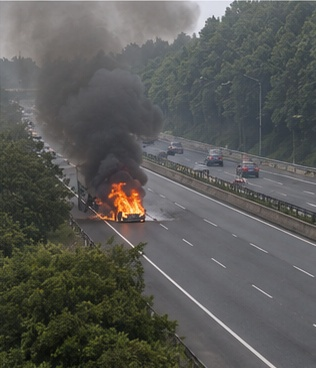
#> input picture imgs/P01_fire_smoke.jpg, 316 x 368 px; its folder holds 8 pictures in this run
$ python prepare_v2_acceptance_media.py
#> lines starting #> are read from the running program, lines starting #| are printed output that depends on the picture
from __future__ import annotations

import hashlib
import json
from pathlib import Path

import cv2
import numpy as np


ROOT = Path(__file__).resolve().parents[1]
IMAGES = ROOT / "imgs"
GENERATED = ROOT / "data" / "acceptance_media" / "generated"
OUTPUT = ROOT / "data" / "acceptance_media" / "v2"
MANIFEST = ROOT / "data" / "acceptance_media" / "manifest_v2.json"


def _read(path: Path) -> np.ndarray:
    image = cv2.imread(str(path))
#> image is the input picture: shape (368, 316, 3); mean B, G, R 86.9, 89.8, 89.6
    if image is None:
        raise ValueError(f"cannot read image: {path}")
    return image


def _fit(image: np.ndarray, size: tuple[int, int]) -> np.ndarray:
#> called with size = (960, 720)
    width, height = size
#> width = 960; height = 720
    h, w = image.shape[:2]
#> h = 368; w = 316
    scale = min(width / w, height / h)
#> scale = 1.96
    resized = cv2.resize(
        image,
        (max(1, round(w * scale)), max(1, round(h * scale))),
        interpolation=cv2.INTER_AREA if scale < 1 else cv2.INTER_CUBIC,
    )
    canvas = np.zeros((height, width, 3), dtype=np.uint8)
    canvas[:] = (18, 18, 18)
    top = (height - resized.shape[0]) // 2
#> top = 0
    left = (width - resized.shape[1]) // 2
#> left = 171
    canvas[top : top + resized.shape[0], left : left + resized.shape[1]] = resized
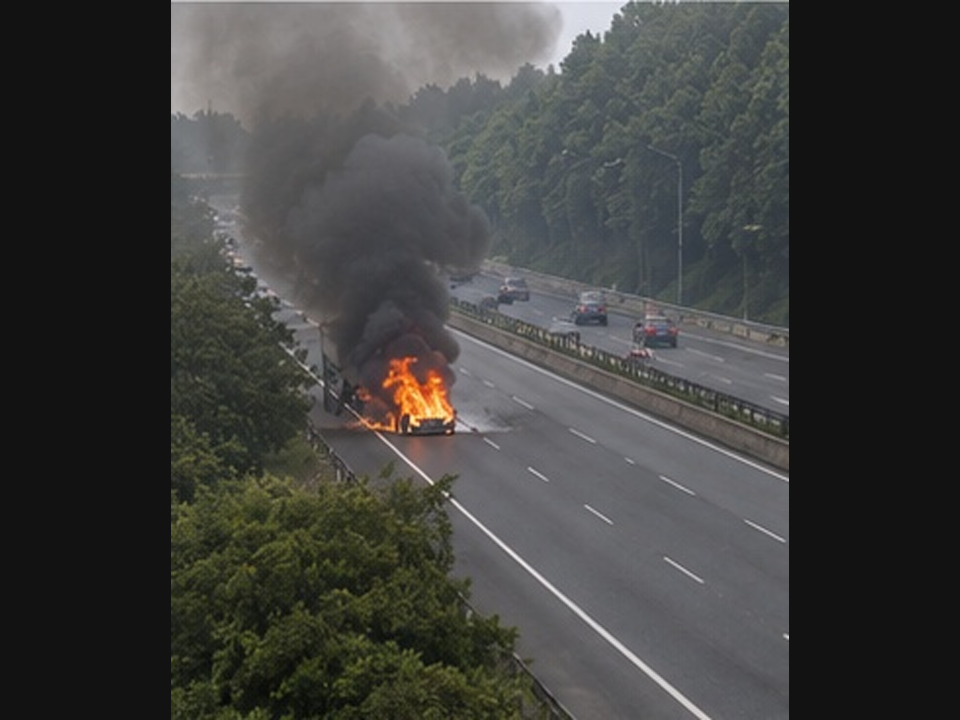
#> canvas: shape (720, 960, 3); mean B, G, R 62.4, 64.2, 64.1
    return canvas


def _write_video(path: Path, frames: list[np.ndarray], fps: float = 2.0) -> None:
    if not frames:
        raise ValueError(f"no frames for {path}")
    height, width = frames[0].shape[:2]
    writer = cv2.VideoWriter(
        str(path), cv2.VideoWriter_fourcc(*"mp4v"), fps, (width, height)
    )
    if not writer.isOpened():
        raise ValueError(f"cannot create video: {path}")
    for frame in frames:
        if frame.shape[:2] != (height, width):
            raise ValueError(f"frame size changed in {path}")
        writer.write(frame)
    writer.release()


def _subtle_motion_frames(image: np.ndarray, count: int = 5) -> list[np.ndarray]:
#> called with count = 5
    height, width = image.shape[:2]
#> height = 720; width = 960
    frames = []
    for index in range(count):
        scale = 1.0 + index * 0.003
        matrix = cv2.getRotationMatrix2D((width / 2, height / 2), 0.0, scale)
        matrix[0, 2] += index * 0.25
        matrix[1, 2] -= index * 0.15
        frame = cv2.warpAffine(
            image,
            matrix,
            (width, height),
            flags=cv2.INTER_LINEAR,
            borderMode=cv2.BORDER_REPLICATE,
        )
        frames.append(cv2.convertScaleAbs(frame, alpha=1.0, beta=(index % 3) - 1))
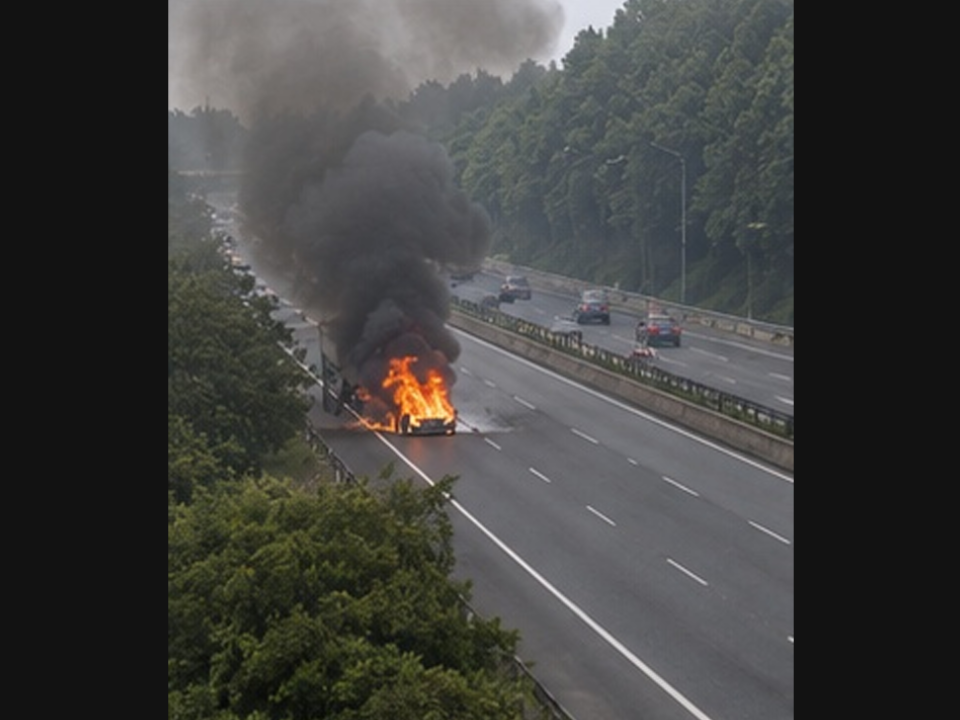
#> frame: shape (720, 960, 3); mean B, G, R 62.7, 64.6, 64.4
#> after the loop, frames = 5 items
    return frames


# [45 lines left out: functions _pan_frames, _brightness_frames, _wrong_way_frames, not called in this run]


def _hold_frames(image: np.ndarray, count: int = 5) -> list[np.ndarray]:
    return [image.copy() for _ in range(count)]


# [35 lines left out: functions _fall_frames, _fall_recovery_frames, _sha256, _video_metadata, not called in this run]


def main() -> None:
    OUTPUT.mkdir(parents=True, exist_ok=True)

    frame_level_sources = {
        "P01": IMAGES / "P01_fire_smoke.jpg",
        "P02": IMAGES / "P02_traffic_accident.jpg",
        "P03": IMAGES / "P03_special_vehicles.jpg",
        "P08": IMAGES / "P08_road_debris.jpg",
        "P09": ROOT / "data" / "acceptance_media" / "ppe_one_without_helmet.png",
        "P10": IMAGES / "P10_no_safety_rope.jpg",
        "P11": IMAGES / "P11.png",
        "P13": IMAGES / "P13.png",
    }
    generated_videos: list[tuple[Path, str, str]] = []
    for preset_id, source in frame_level_sources.items():
        image = _fit(_read(source), (960, 720))
        target = OUTPUT / f"{preset_id}_positive.mp4"
        _write_video(target, _subtle_motion_frames(image), fps=2.0)
#> in _write_video, `height, width = frames[0].shape[:2]`: height = 720; width = 960
#> the loop in _write_video, `for frame in frames:` made 5 passes
        generated_videos.append(
            (target, "derived_from_project_image", str(source.resolve()))
        )
#> pass 2 of the loop in main, `for preset_id, source in frame_level_sources.items():`:
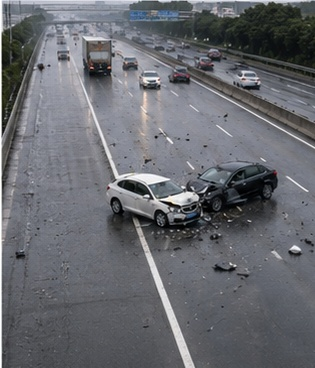
#> input picture imgs/P02_traffic_accident.jpg, 315 x 368 px
#> in _read, image is the input picture: shape (368, 315, 3); mean B, G, R 111, 105.6, 103.8
#> resized: shape (720, 616, 3)
#> left = 172
#> in _fit (call 2), `canvas[top : top + resized.shape[0], left : left + resized.shape[1]] =..`:
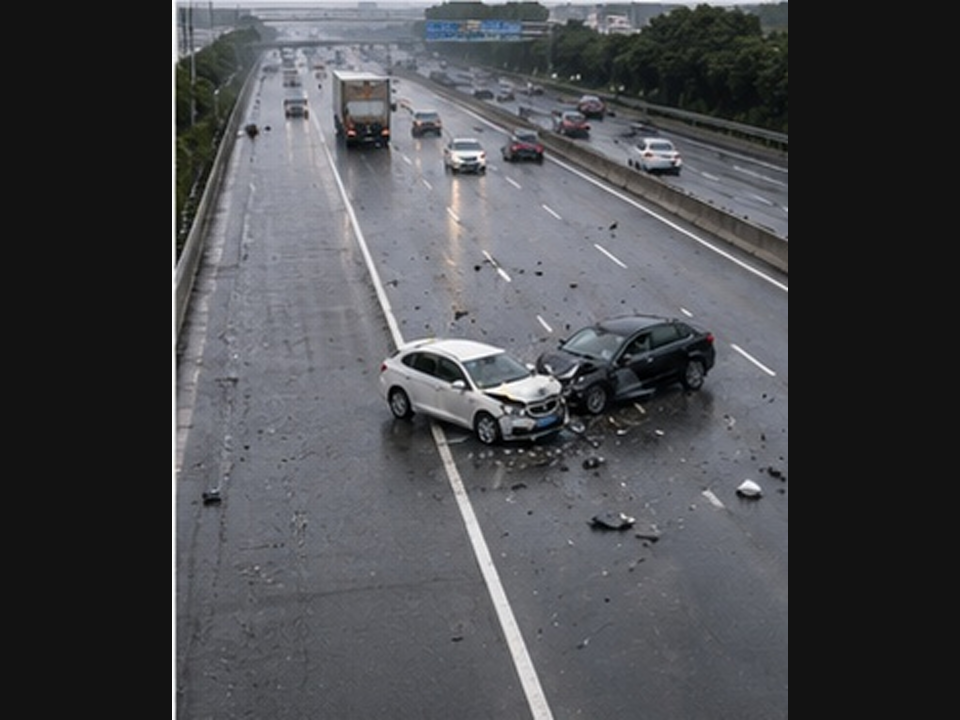
#> canvas: shape (720, 960, 3); mean B, G, R 77.7, 74.2, 73
#> the loop in _subtle_motion_frames (call 2), `for index in range(count):` made 5 passes
#> after the loop in _subtle_motion_frames (call 2), `for index in range(count):`:
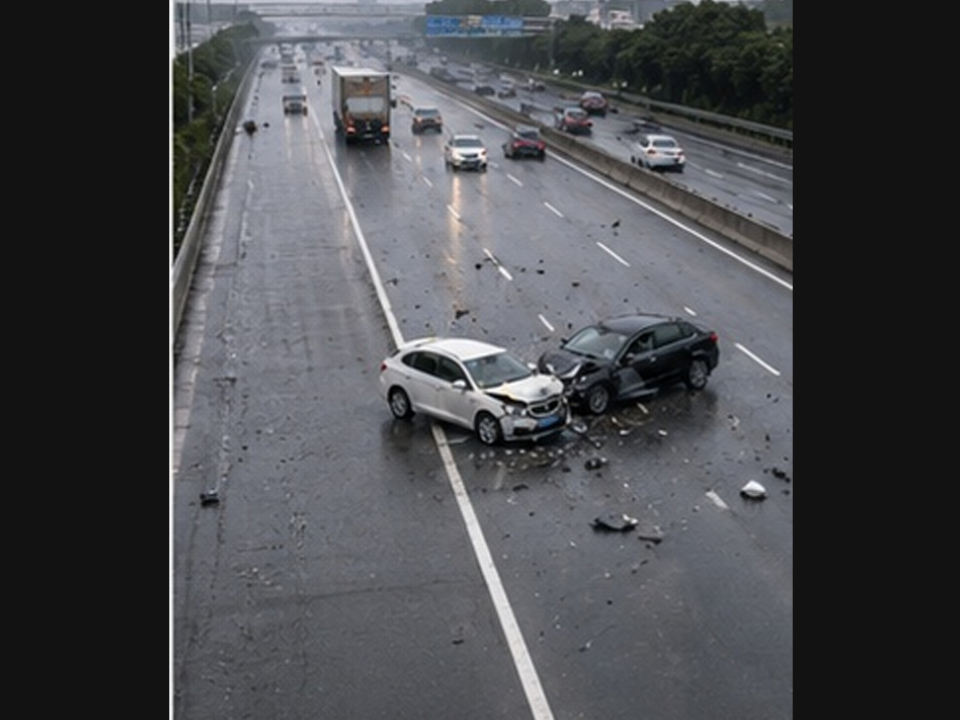
#> frame: shape (720, 960, 3); mean B, G, R 78.1, 74.6, 73.4
#> the loop in _write_video (call 2), `for frame in frames:` made 5 passes
#> pass 3 of the loop in main, `for preset_id, source in frame_level_sources.items():`:
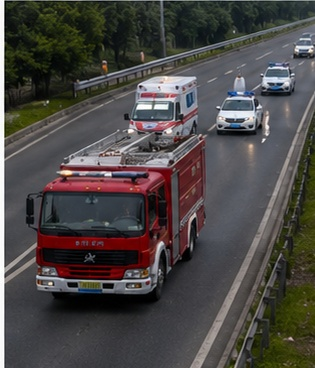
#> input picture imgs/P03_special_vehicles.jpg, 315 x 368 px
#> in _read, image is the input picture: shape (368, 315, 3); mean B, G, R 69.1, 71.1, 75
#> in _fit (call 3), `canvas[top : top + resized.shape[0], left : left + resized.shape[1]] =..`:
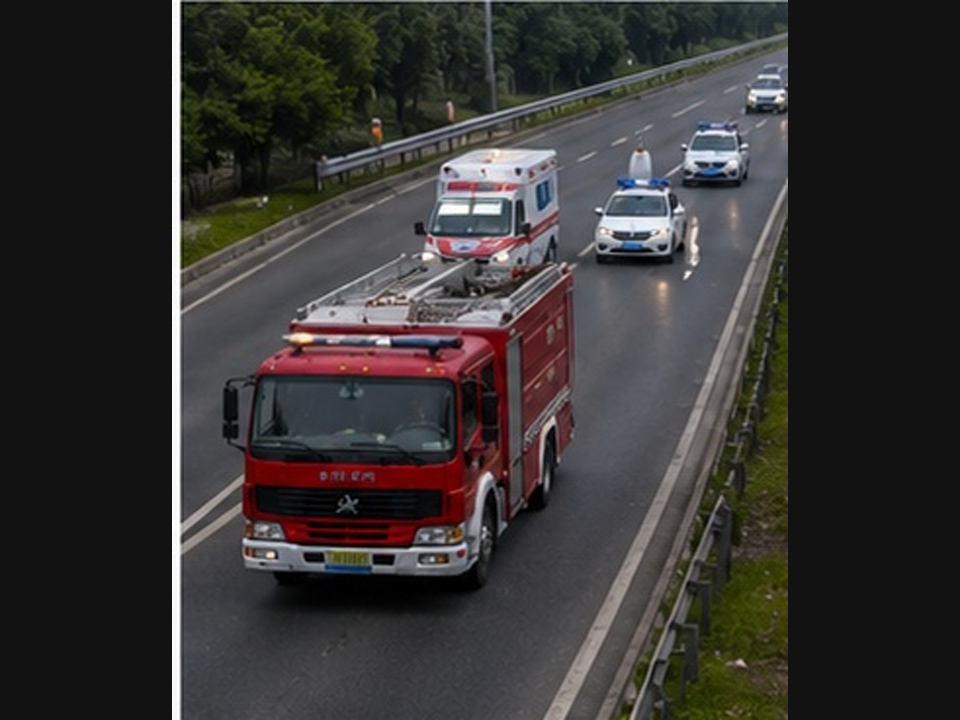
#> canvas: shape (720, 960, 3); mean B, G, R 50.8, 52.1, 54.6
#> the loop in _subtle_motion_frames (call 3), `for index in range(count):` made 5 passes
#> after the loop in _subtle_motion_frames (call 3), `for index in range(count):`:
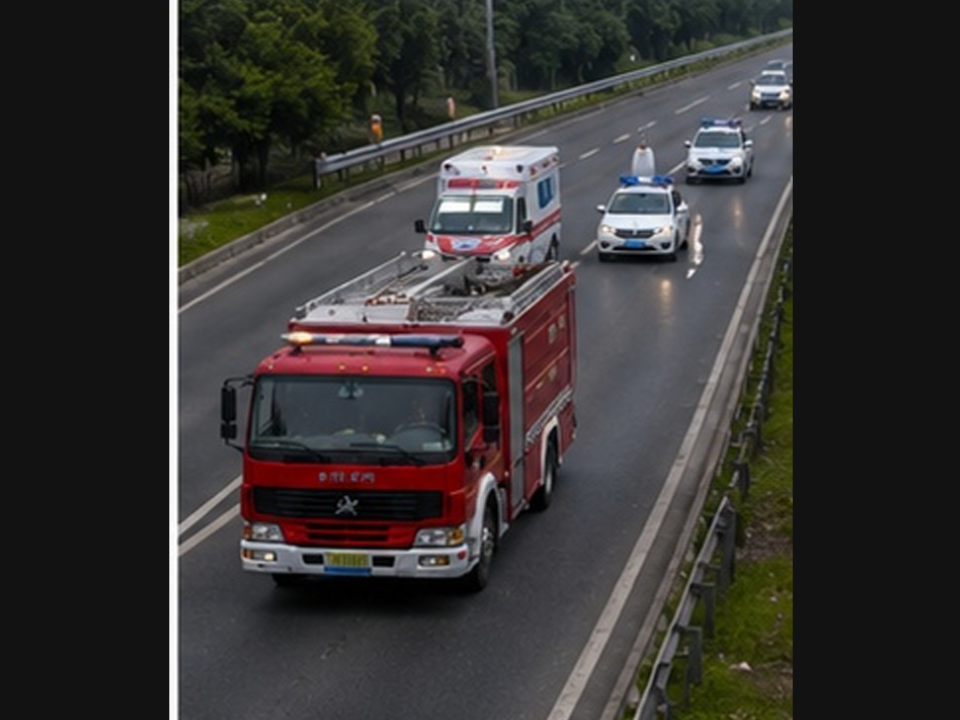
#> frame: shape (720, 960, 3); mean B, G, R 51.2, 52.5, 55.1
#> the loop made 4 passes; the first 3 are shown

    hold_sources = {
        "P04_confusion_few_stationary": IMAGES / "P07_illegal_parking.jpg",
        "P06_negative": GENERATED / "P06_person_outside_lane.png",
        "P07_confusion_vehicle_outside_roi": IMAGES / "P06_highway_person_dwell.jpg",
        "P09_negative": Path(r"C:\yhe_user\detection_project\ultralytics\03.png"),
        "P09_confusion_helmet_in_hand": GENERATED / "P09_helmet_in_hand_not_worn.png",
        "P10_negative": GENERATED / "P10_harness_connected.png",
        "P10_confusion_unconnected": GENERATED / "P10_harness_unconnected.png",
        "P11_negative": GENERATED / "P11_clean_service_area.png",
        "P13_negative": GENERATED / "P13_intact_bridge_with_joints.png",
    }
    for name, source in hold_sources.items():
        image = _fit(_read(source), (960, 720))
        target = OUTPUT / f"{name}.mp4"
        _write_video(target, _hold_frames(image), fps=2.0)
        generated_videos.append((target, "controlled_hold_sequence", str(source.resolve())))

    low_speed_source = IMAGES / "P04_highway_congestion.jpg"
    low_speed_target = OUTPUT / "P04_positive.mp4"
    _write_video(
        low_speed_target,
        _pan_frames(_fit(_read(low_speed_source), (960, 720)), count=7, dx_per_frame=1.0),
        fps=2.0,
    )
    generated_videos.append(
        (low_speed_target, "controlled_low_speed_motion", str(low_speed_source.resolve()))
    )

    wrong_way_source = IMAGES / "P05_highway_wrong_way.jpg"
    wrong_way_target = OUTPUT / "P05_positive_short.mp4"
    _write_video(
        wrong_way_target,
        _wrong_way_frames(_fit(_read(wrong_way_source), (960, 720))),
        fps=2.0,
    )
    generated_videos.append(
        (wrong_way_target, "controlled_opposite_lane_motion", str(wrong_way_source.resolve()))
    )

    for name, source in {
        "P06_positive": IMAGES / "P06_highway_person_dwell.jpg",
        "P07_positive": IMAGES / "P07_illegal_parking.jpg",
        "P12_negative_standing": GENERATED / "P12_standing.png",
    }.items():
        target = OUTPUT / f"{name}.mp4"
        frame_count = 23 if name in {"P06_positive", "P07_positive"} else 5
        _write_video(
            target,
            _brightness_frames(_fit(_read(source), (960, 720)), count=frame_count),
            fps=2.0,
        )
        generated_videos.append(
            (target, "controlled_stationary_state_with_exposure_variation", str(source.resolve()))
        )

    moving_source = GENERATED / "shared_normal_highway.png"
    moving_target = OUTPUT / "shared_normal_highway_moving.mp4"
    _write_video(
        moving_target,
        _pan_frames(_fit(_read(moving_source), (960, 720))),
        fps=2.0,
    )
    generated_videos.append(
        (moving_target, "controlled_same_direction_motion", str(moving_source.resolve()))
    )

    # These controls deliberately cross the ten-second rule boundary used by
    # P06/P07.  Positive, negative, and confusion clips therefore prove the
    # temporal rule rather than merely exercising short-video I/O.
    long_temporal_controls = {
        "P06_negative_long": (
            GENERATED / "shared_normal_highway.png",
            "controlled_no_person_motion_over_ten_seconds",
            "pan",
        ),
        "P06_confusion_outside_lane_long": (
            GENERATED / "P06_person_outside_lane.png",
            "controlled_person_outside_roi_over_ten_seconds",
            "hold",
        ),
        "P07_negative_moving_long": (
            GENERATED / "shared_normal_highway.png",
            "controlled_moving_vehicle_over_ten_seconds",
            "pan",
        ),
        "P07_confusion_vehicle_outside_roi_long": (
            IMAGES / "P06_highway_person_dwell.jpg",
            "controlled_vehicle_outside_roi_over_ten_seconds",
            "hold",
        ),
    }
    for name, (source, generation, motion) in long_temporal_controls.items():
        image = _fit(_read(source), (960, 720))
        frames = (
            _pan_frames(image, count=23, dx_per_frame=8.0)
            if motion == "pan"
            else _hold_frames(image, count=23)
        )
        target = OUTPUT / f"{name}.mp4"
        _write_video(target, frames, fps=2.0)
        generated_videos.append((target, generation, str(source.resolve())))

    vapor_source = GENERATED / "P01_water_vapor_confusion.png"
    vapor_target = OUTPUT / "P01_water_vapor_confusion.mp4"
    _write_video(
        vapor_target,
        _subtle_motion_frames(_fit(_read(vapor_source), (960, 720))),
        fps=2.0,
    )
    generated_videos.append(
        (vapor_target, "derived_confusion_video", str(vapor_source.resolve()))
    )

    for name, source in {
        "P01_storm_cloud_confusion": GENERATED / "P01_storm_cloud_confusion.png",
        "P11_ordered_packages_confusion": GENERATED / "P11_ordered_packages_confusion.png",
        "P13_confusion_joints": GENERATED / "P13_intact_bridge_with_joints.png",
        "P13_negative": GENERATED / "P13_clean_bridge.png",
    }.items():
        target = OUTPUT / f"{name}.mp4"
        _write_video(
            target,
            _subtle_motion_frames(_fit(_read(source), (960, 720))),
            fps=2.0,
        )
        generated_videos.append(
            (target, "derived_negative_or_confusion_video", str(source.resolve()))
        )

    fall_target = OUTPUT / "P12_positive_transition.mp4"
    _write_video(fall_target, _fall_frames(), fps=2.0)
    generated_videos.append(
        (
            fall_target,
            "controlled_pose_transition",
            ";".join(
                str(path.resolve())
                for path in [
                    GENERATED / "P12_standing.png",
                    GENERATED / "P12_falling.png",
                    IMAGES / "P12.png",
                ]
            ),
        )
    )

    recovery_target = OUTPUT / "P12_confusion_fall_without_persistence.mp4"
    _write_video(recovery_target, _fall_recovery_frames(), fps=2.0)
    generated_videos.append(
        (
            recovery_target,
            "controlled_non_persistent_pose_transition",
            f"{(GENERATED / 'P12_standing.png').resolve()};"
            f"{(GENERATED / 'P12_falling.png').resolve()}",
        )
    )

    records = []
    for path, generation, source in generated_videos:
        records.append(
            {
                "path": str(path.resolve()),
                "sha256": _sha256(path),
                "media_type": "video",
                "source": source,
                "source_type": generation,
                "license_or_authorization": "local project asset or OpenAI-generated test fixture",
                **_video_metadata(path),
            }
        )
    for path in sorted(GENERATED.glob("*.png")):
        image = _read(path)
        records.append(
            {
                "path": str(path.resolve()),
                "sha256": _sha256(path),
                "media_type": "image",
                "source": "OpenAI image generation or user-supplied regression image",
                "source_type": "generated_fixture" if path.name != "generic_red_top_gray_pants.png" else "user_supplied",
                "license_or_authorization": "generated for this project or supplied by the user",
                "width": int(image.shape[1]),
                "height": int(image.shape[0]),
            }
        )

    MANIFEST.write_text(
        json.dumps(
            {
                "schema_version": "2.0",
                "generated_date": "2026-08-13",
                "video_recommendation": "fixtures are <=30s; runtime remains warn-only above 30s",
                "assets": records,
            },
            ensure_ascii=False,
            indent=2,
        ),
        encoding="utf-8",
    )
    print(MANIFEST)
    print(f"generated {len(generated_videos)} videos and indexed {len(records)} assets")


if __name__ == "__main__":
#> (the run stopped early here; a loop or call above may not have finished)
